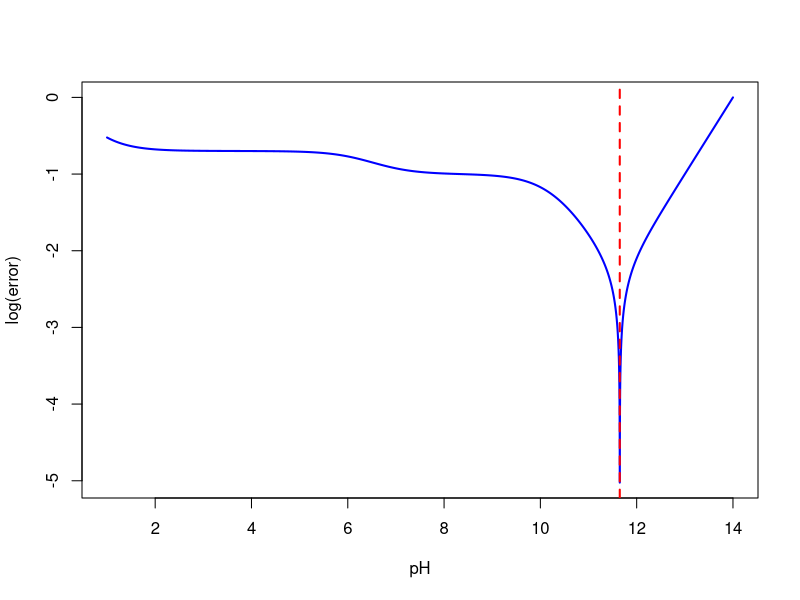
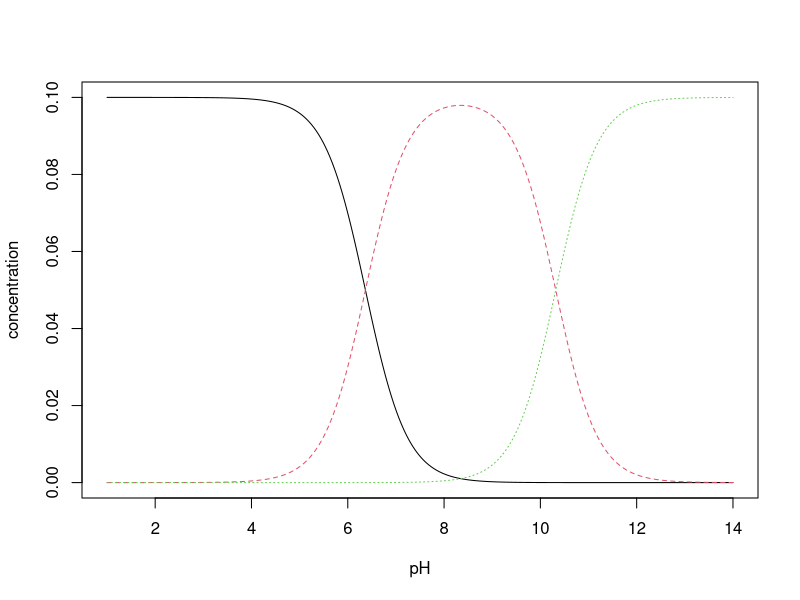
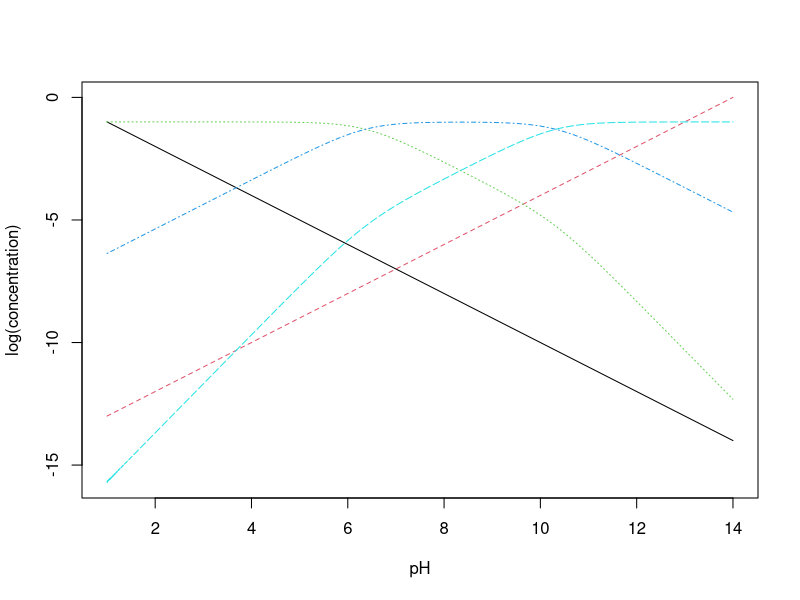

Here is the R script that generated these plots, in order:
# find the pH of diprotic system (H2A, HA, A)

# 1: provide equilibrium constants for all equilibrium reactions
Kw = 1.00e-14
Ka1 = 4.3e-7
Ka2 = 4.8e-11

# 2: provide total concentration for all mass balance equations
# conc_counter = 0 for H2A, conc for HA, 2*conc for A,
# for mixture of H2A and HA or mixture of HA and A, conc is sum
# of two concentrations and conc_counter is concentration of HA
# for mixture of H2A and HA, and sum of conc of HA and 2*A for
# mixture of HA and A
conc = 0.1
conc_counter = 0.2

# 3: set up master variable
pH = seq(1, 14, 0.001)

# 4: calculate concentrations for all species in system using 
# equilibrium constants and mass balance equations
H3O = 10^-pH
OH = Kw/H3O
H2A = conc/(1 + Ka1/H3O + Ka1*Ka2/H3O^2)
HA = conc/(H3O/Ka1 + 1 + Ka2/H3O)
A = conc - H2A - HA

# 5: define an error function using charge balance
error = abs(H3O + conc_counter - OH - HA - 2*A)

# 6: gather all results into data frame
df = data.frame(pH, error, H3O, OH, H2A, HA, A)

# 7: find index for the minimum error (error closest to zero)
id = which.min(df$error)
id

# 8: report out all values
df$pH[id]
df$H3O[id]
df$OH[id]
df$H2A[id]
df$HA[id]
df$A[id]
df$error[id]

# 9: plot error function
plot(df$pH, log10(df$error), type = "l", xlab = "pH", 
     ylab = "log(error)", lwd = 2, col = "blue")
abline(v = df$pH[id], lty = 2, col = "red", lwd = 2)

# 10: plot distribution diagrams
matplot(x = df$pH, y = df[ , 5:7], type = "l", 
        xlab = "pH", ylab = "concentration")
matplot(x = df$pH, y = log10(df[ , 3:7]), type = "l", 
        xlab = "pH", ylab = "log(concentration)")
